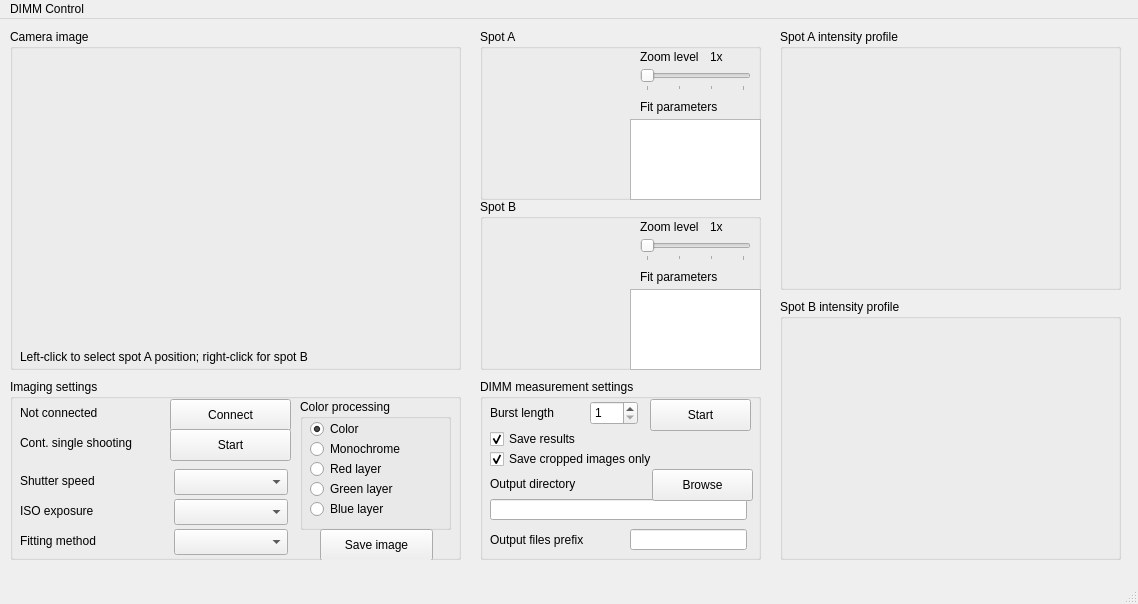
<?xml version="1.0" encoding="UTF-8"?>
<ui version="4.0">
 <class>MainWindow</class>
 <widget class="QMainWindow" name="MainWindow">
  <property name="geometry">
   <rect>
    <x>0</x>
    <y>0</y>
    <width>1138</width>
    <height>604</height>
   </rect>
  </property>
  <property name="sizePolicy">
   <sizepolicy hsizetype="Fixed" vsizetype="Fixed">
    <horstretch>0</horstretch>
    <verstretch>0</verstretch>
   </sizepolicy>
  </property>
  <property name="windowTitle">
   <string>DIMM Control</string>
  </property>
  <widget class="QWidget" name="centralwidget">
   <widget class="QGroupBox" name="groupBox">
    <property name="geometry">
     <rect>
      <x>10</x>
      <y>10</y>
      <width>451</width>
      <height>341</height>
     </rect>
    </property>
    <property name="title">
     <string>Camera image</string>
    </property>
    <widget class="QWidget" name="cameraPreview" native="true">
     <property name="geometry">
      <rect>
       <x>0</x>
       <y>20</y>
       <width>451</width>
       <height>301</height>
      </rect>
     </property>
    </widget>
    <widget class="QLabel" name="label_8">
     <property name="geometry">
      <rect>
       <x>10</x>
       <y>320</y>
       <width>431</width>
       <height>16</height>
      </rect>
     </property>
     <property name="text">
      <string>Left-click to select spot A position; right-click for spot B</string>
     </property>
    </widget>
   </widget>
   <widget class="QGroupBox" name="groupBox_2">
    <property name="geometry">
     <rect>
      <x>10</x>
      <y>360</y>
      <width>451</width>
      <height>181</height>
     </rect>
    </property>
    <property name="title">
     <string>Imaging settings</string>
    </property>
    <widget class="QPushButton" name="connectButton">
     <property name="geometry">
      <rect>
       <x>160</x>
       <y>20</y>
       <width>121</width>
       <height>32</height>
      </rect>
     </property>
     <property name="text">
      <string>Connect</string>
     </property>
    </widget>
    <widget class="QLabel" name="connectionStatusLabel">
     <property name="geometry">
      <rect>
       <x>10</x>
       <y>20</y>
       <width>141</width>
       <height>28</height>
      </rect>
     </property>
     <property name="text">
      <string>Not connected</string>
     </property>
    </widget>
    <widget class="QLabel" name="label_5">
     <property name="geometry">
      <rect>
       <x>10</x>
       <y>50</y>
       <width>141</width>
       <height>28</height>
      </rect>
     </property>
     <property name="text">
      <string>Cont. single shooting</string>
     </property>
    </widget>
    <widget class="QPushButton" name="contShootButton">
     <property name="geometry">
      <rect>
       <x>160</x>
       <y>50</y>
       <width>121</width>
       <height>32</height>
      </rect>
     </property>
     <property name="text">
      <string>Start</string>
     </property>
    </widget>
    <widget class="QComboBox" name="shutterSpeedCombo">
     <property name="geometry">
      <rect>
       <x>164</x>
       <y>90</y>
       <width>114</width>
       <height>26</height>
      </rect>
     </property>
    </widget>
    <widget class="QComboBox" name="ISOCombo">
     <property name="geometry">
      <rect>
       <x>164</x>
       <y>120</y>
       <width>114</width>
       <height>26</height>
      </rect>
     </property>
    </widget>
    <widget class="QLabel" name="label_6">
     <property name="geometry">
      <rect>
       <x>10</x>
       <y>90</y>
       <width>141</width>
       <height>24</height>
      </rect>
     </property>
     <property name="text">
      <string>Shutter speed</string>
     </property>
    </widget>
    <widget class="QLabel" name="label_7">
     <property name="geometry">
      <rect>
       <x>10</x>
       <y>120</y>
       <width>141</width>
       <height>24</height>
      </rect>
     </property>
     <property name="text">
      <string>ISO exposure</string>
     </property>
    </widget>
    <widget class="QGroupBox" name="groupBox_5">
     <property name="geometry">
      <rect>
       <x>290</x>
       <y>20</y>
       <width>151</width>
       <height>131</height>
      </rect>
     </property>
     <property name="title">
      <string>Color processing</string>
     </property>
     <widget class="QRadioButton" name="cpBlue">
      <property name="geometry">
       <rect>
        <x>10</x>
        <y>100</y>
        <width>100</width>
        <height>20</height>
       </rect>
      </property>
      <property name="text">
       <string>Blue layer</string>
      </property>
      <attribute name="buttonGroup">
       <string notr="true">colorProcessingGroup</string>
      </attribute>
     </widget>
     <widget class="QRadioButton" name="cpMonochrome">
      <property name="geometry">
       <rect>
        <x>10</x>
        <y>40</y>
        <width>100</width>
        <height>20</height>
       </rect>
      </property>
      <property name="text">
       <string>Monochrome</string>
      </property>
      <attribute name="buttonGroup">
       <string notr="true">colorProcessingGroup</string>
      </attribute>
     </widget>
     <widget class="QRadioButton" name="cpRed">
      <property name="geometry">
       <rect>
        <x>10</x>
        <y>60</y>
        <width>100</width>
        <height>20</height>
       </rect>
      </property>
      <property name="text">
       <string>Red layer</string>
      </property>
      <attribute name="buttonGroup">
       <string notr="true">colorProcessingGroup</string>
      </attribute>
     </widget>
     <widget class="QRadioButton" name="cpGreen">
      <property name="geometry">
       <rect>
        <x>10</x>
        <y>80</y>
        <width>100</width>
        <height>20</height>
       </rect>
      </property>
      <property name="text">
       <string>Green layer</string>
      </property>
      <attribute name="buttonGroup">
       <string notr="true">colorProcessingGroup</string>
      </attribute>
     </widget>
     <widget class="QRadioButton" name="cpColor">
      <property name="geometry">
       <rect>
        <x>10</x>
        <y>20</y>
        <width>100</width>
        <height>20</height>
       </rect>
      </property>
      <property name="text">
       <string>Color</string>
      </property>
      <property name="checked">
       <bool>true</bool>
      </property>
      <attribute name="buttonGroup">
       <string notr="true">colorProcessingGroup</string>
      </attribute>
     </widget>
    </widget>
    <widget class="QPushButton" name="saveImgButton">
     <property name="geometry">
      <rect>
       <x>310</x>
       <y>150</y>
       <width>113</width>
       <height>32</height>
      </rect>
     </property>
     <property name="text">
      <string>Save image</string>
     </property>
    </widget>
    <widget class="QComboBox" name="fittingCombo">
     <property name="geometry">
      <rect>
       <x>164</x>
       <y>150</y>
       <width>114</width>
       <height>26</height>
      </rect>
     </property>
    </widget>
    <widget class="QLabel" name="label_12">
     <property name="geometry">
      <rect>
       <x>10</x>
       <y>150</y>
       <width>141</width>
       <height>24</height>
      </rect>
     </property>
     <property name="text">
      <string>Fitting method</string>
     </property>
    </widget>
   </widget>
   <widget class="QGroupBox" name="groupBox_3">
    <property name="geometry">
     <rect>
      <x>480</x>
      <y>10</y>
      <width>281</width>
      <height>171</height>
     </rect>
    </property>
    <property name="title">
     <string>Spot A</string>
    </property>
    <widget class="QWidget" name="spotAPreview" native="true">
     <property name="geometry">
      <rect>
       <x>0</x>
       <y>20</y>
       <width>151</width>
       <height>151</height>
      </rect>
     </property>
    </widget>
    <widget class="QSlider" name="spotAZoomSlider">
     <property name="geometry">
      <rect>
       <x>160</x>
       <y>40</y>
       <width>111</width>
       <height>22</height>
      </rect>
     </property>
     <property name="maximum">
      <number>6</number>
     </property>
     <property name="pageStep">
      <number>2</number>
     </property>
     <property name="orientation">
      <enum>Qt::Horizontal</enum>
     </property>
     <property name="tickPosition">
      <enum>QSlider::TicksBelow</enum>
     </property>
     <property name="tickInterval">
      <number>2</number>
     </property>
    </widget>
    <widget class="QLabel" name="label">
     <property name="geometry">
      <rect>
       <x>160</x>
       <y>20</y>
       <width>81</width>
       <height>16</height>
      </rect>
     </property>
     <property name="text">
      <string>Zoom level</string>
     </property>
    </widget>
    <widget class="QLabel" name="spotAZoomLabel">
     <property name="geometry">
      <rect>
       <x>230</x>
       <y>20</y>
       <width>41</width>
       <height>16</height>
      </rect>
     </property>
     <property name="text">
      <string>1x</string>
     </property>
    </widget>
    <widget class="QLabel" name="label_3">
     <property name="geometry">
      <rect>
       <x>160</x>
       <y>70</y>
       <width>111</width>
       <height>16</height>
      </rect>
     </property>
     <property name="text">
      <string>Fit parameters</string>
     </property>
    </widget>
    <widget class="QTableWidget" name="spotAFitTable">
     <property name="geometry">
      <rect>
       <x>150</x>
       <y>90</y>
       <width>131</width>
       <height>81</height>
      </rect>
     </property>
    </widget>
   </widget>
   <widget class="QGroupBox" name="groupBox_4">
    <property name="geometry">
     <rect>
      <x>480</x>
      <y>180</y>
      <width>281</width>
      <height>171</height>
     </rect>
    </property>
    <property name="title">
     <string>Spot B</string>
    </property>
    <widget class="QWidget" name="spotBPreview" native="true">
     <property name="geometry">
      <rect>
       <x>0</x>
       <y>20</y>
       <width>151</width>
       <height>151</height>
      </rect>
     </property>
    </widget>
    <widget class="QSlider" name="spotBZoomSlider">
     <property name="geometry">
      <rect>
       <x>160</x>
       <y>40</y>
       <width>111</width>
       <height>22</height>
      </rect>
     </property>
     <property name="maximum">
      <number>6</number>
     </property>
     <property name="pageStep">
      <number>2</number>
     </property>
     <property name="orientation">
      <enum>Qt::Horizontal</enum>
     </property>
     <property name="tickPosition">
      <enum>QSlider::TicksBelow</enum>
     </property>
     <property name="tickInterval">
      <number>2</number>
     </property>
    </widget>
    <widget class="QLabel" name="label_2">
     <property name="geometry">
      <rect>
       <x>160</x>
       <y>20</y>
       <width>81</width>
       <height>16</height>
      </rect>
     </property>
     <property name="text">
      <string>Zoom level</string>
     </property>
    </widget>
    <widget class="QLabel" name="spotBZoomLabel">
     <property name="geometry">
      <rect>
       <x>230</x>
       <y>20</y>
       <width>41</width>
       <height>16</height>
      </rect>
     </property>
     <property name="text">
      <string>1x</string>
     </property>
    </widget>
    <widget class="QLabel" name="label_4">
     <property name="geometry">
      <rect>
       <x>160</x>
       <y>70</y>
       <width>111</width>
       <height>16</height>
      </rect>
     </property>
     <property name="text">
      <string>Fit parameters</string>
     </property>
    </widget>
    <widget class="QTableWidget" name="spotBFitTable">
     <property name="geometry">
      <rect>
       <x>150</x>
       <y>90</y>
       <width>131</width>
       <height>81</height>
      </rect>
     </property>
    </widget>
   </widget>
   <widget class="QGroupBox" name="groupBox_6">
    <property name="geometry">
     <rect>
      <x>480</x>
      <y>360</y>
      <width>281</width>
      <height>181</height>
     </rect>
    </property>
    <property name="title">
     <string>DIMM measurement settings</string>
    </property>
    <widget class="QSpinBox" name="burstnumberInput">
     <property name="geometry">
      <rect>
       <x>110</x>
       <y>22</y>
       <width>48</width>
       <height>24</height>
      </rect>
     </property>
     <property name="minimum">
      <number>1</number>
     </property>
     <property name="maximum">
      <number>100</number>
     </property>
    </widget>
    <widget class="QLabel" name="label_9">
     <property name="geometry">
      <rect>
       <x>10</x>
       <y>22</y>
       <width>81</width>
       <height>24</height>
      </rect>
     </property>
     <property name="text">
      <string>Burst length</string>
     </property>
    </widget>
    <widget class="QCheckBox" name="saveResultsCB">
     <property name="geometry">
      <rect>
       <x>10</x>
       <y>50</y>
       <width>101</width>
       <height>20</height>
      </rect>
     </property>
     <property name="text">
      <string>Save results</string>
     </property>
     <property name="checked">
      <bool>true</bool>
     </property>
    </widget>
    <widget class="QPushButton" name="startBurstButton">
     <property name="geometry">
      <rect>
       <x>170</x>
       <y>20</y>
       <width>101</width>
       <height>32</height>
      </rect>
     </property>
     <property name="text">
      <string>Start</string>
     </property>
    </widget>
    <widget class="QLineEdit" name="outputDirDisplay">
     <property name="geometry">
      <rect>
       <x>10</x>
       <y>120</y>
       <width>257</width>
       <height>21</height>
      </rect>
     </property>
     <property name="readOnly">
      <bool>true</bool>
     </property>
    </widget>
    <widget class="QPushButton" name="browseOutputDirButton">
     <property name="geometry">
      <rect>
       <x>172</x>
       <y>90</y>
       <width>101</width>
       <height>32</height>
      </rect>
     </property>
     <property name="text">
      <string>Browse</string>
     </property>
    </widget>
    <widget class="QLabel" name="label_10">
     <property name="geometry">
      <rect>
       <x>10</x>
       <y>90</y>
       <width>151</width>
       <height>30</height>
      </rect>
     </property>
     <property name="text">
      <string>Output directory</string>
     </property>
    </widget>
    <widget class="QLineEdit" name="outputPrefixInput">
     <property name="geometry">
      <rect>
       <x>150</x>
       <y>150</y>
       <width>117</width>
       <height>21</height>
      </rect>
     </property>
    </widget>
    <widget class="QLabel" name="label_11">
     <property name="geometry">
      <rect>
       <x>10</x>
       <y>150</y>
       <width>121</width>
       <height>21</height>
      </rect>
     </property>
     <property name="text">
      <string>Output files prefix</string>
     </property>
    </widget>
    <widget class="QCheckBox" name="saveCropsOnlyCB">
     <property name="geometry">
      <rect>
       <x>10</x>
       <y>70</y>
       <width>191</width>
       <height>20</height>
      </rect>
     </property>
     <property name="text">
      <string>Save cropped images only</string>
     </property>
     <property name="checked">
      <bool>true</bool>
     </property>
    </widget>
   </widget>
   <widget class="QGroupBox" name="spotAIntensityBox">
    <property name="geometry">
     <rect>
      <x>780</x>
      <y>10</y>
      <width>341</width>
      <height>261</height>
     </rect>
    </property>
    <property name="title">
     <string>Spot A intensity profile</string>
    </property>
    <widget class="QWidget" name="spotAIntensity" native="true">
     <property name="geometry">
      <rect>
       <x>0</x>
       <y>20</y>
       <width>341</width>
       <height>241</height>
      </rect>
     </property>
    </widget>
   </widget>
   <widget class="QGroupBox" name="spotBIntensityBox">
    <property name="geometry">
     <rect>
      <x>780</x>
      <y>280</y>
      <width>341</width>
      <height>261</height>
     </rect>
    </property>
    <property name="title">
     <string>Spot B intensity profile</string>
    </property>
    <widget class="QWidget" name="spotBIntensity" native="true">
     <property name="geometry">
      <rect>
       <x>0</x>
       <y>20</y>
       <width>341</width>
       <height>241</height>
      </rect>
     </property>
    </widget>
   </widget>
  </widget>
  <widget class="QStatusBar" name="statusbar"/>
  <widget class="QMenuBar" name="menuBar">
   <property name="geometry">
    <rect>
     <x>0</x>
     <y>0</y>
     <width>1138</width>
     <height>22</height>
    </rect>
   </property>
   <widget class="QMenu" name="menuDIMM_Control">
    <property name="title">
     <string>DIMM Control</string>
    </property>
    <addaction name="actionLoadImage"/>
    <addaction name="separator"/>
    <addaction name="actionVersion_0_0_1"/>
   </widget>
   <addaction name="menuDIMM_Control"/>
  </widget>
  <action name="actionVersion_0_0_1">
   <property name="enabled">
    <bool>false</bool>
   </property>
   <property name="text">
    <string>version 0.0.1</string>
   </property>
  </action>
  <action name="actionLoadImage">
   <property name="text">
    <string>Load image...</string>
   </property>
  </action>
 </widget>
 <resources/>
 <connections/>
 <buttongroups>
  <buttongroup name="colorProcessingGroup"/>
 </buttongroups>
</ui>
